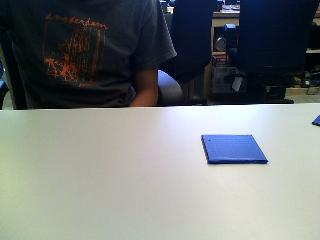
#> input picture python/vision/Implementation/BlueBlockOne.jpg, 320 x 240 px
$ python ContourTest.py
#> lines starting #> are read from the running program, lines starting #| are printed output that depends on the picture; after the words box and inside, x2 and y2 are one past the last pixel; in counts of white or black regions, pixels touching at a corner belong together
import cv2
import numpy as np
import time

def nothing(x):
	pass
def makeOdd(x):
	return(x + (x%2))


cv2.namedWindow('Frame',  cv2.WINDOW_NORMAL)
img = cv2.imread('./Implementation/BlueBlockOne.jpg')
#> img is the input picture: shape (240, 320, 3); mean B, G, R 120.7, 120.3, 115.8
cv2.createTrackbar('Th1','Frame',185,255,nothing)

cleanedImage = np.uint8( np.zeros(img.shape) )
cleanedImage = cv2.GaussianBlur(img, (21,21), sigmaX = 1, sigmaY = 1)

while(True):
	th1 = cv2.getTrackbarPos('Th1','Frame')
	finalImage = np.copy(img)

	flag,thresh = cv2.threshold(cleanedImage,th1,255,cv2.THRESH_BINARY)
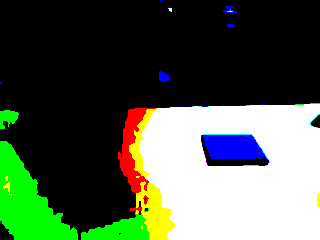
#> thresh: shape (240, 320, 3); mean B, G, R 72.6, 91.7, 77.8
#> flag = 185
	#I know that this is ridiculous.
	gray = cv2.cvtColor(thresh,cv2.COLOR_BGR2GRAY)
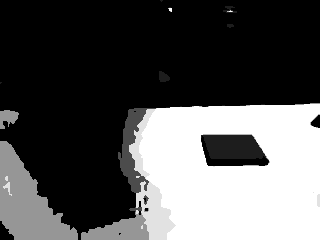
#> gray: shape (240, 320); min 0, max 255, mean 85.4
	cny = cv2.Canny(gray,600,200,apertureSize=5)
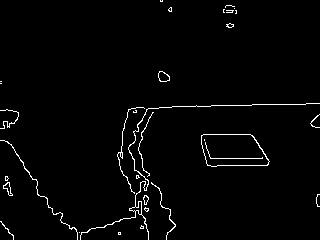
#> cny: shape (240, 320); 2.1% white in thin lines or dots
	cv2.imshow('cny',cny)
	contourArray, hierarchy = cv2.findContours(cny, cv2.RETR_TREE, cv2.CHAIN_APPROX_SIMPLE)
#> contourArray = 45 contours, 32 with area under 20; largest, box (x1, y1, x2, y2) and area: (201, 134, 270, 167) 1810, (201, 134, 270, 167) 1790, (80, 103, 320, 240) 112, (158, 71, 170, 82) 86, (158, 71, 170, 82) 80
	clist = []
	cv2.drawContours(finalImage,contourArray,-1,(0, 255, 0),thickness=-1)
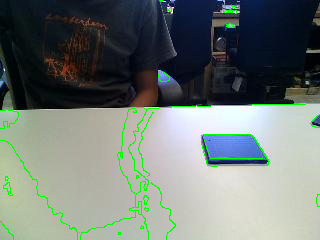
#> finalImage: shape (240, 320, 3); 2.07% of pixels changed, all inside (x1, y1, x2, y2) = (0, 0, 320, 240)
	#cv2.imshow('Gray', gray)
	#cv2.imshow('fin',finalImage)
	dispimg = cv2.pyrUp(cv2.pyrUp(finalImage))
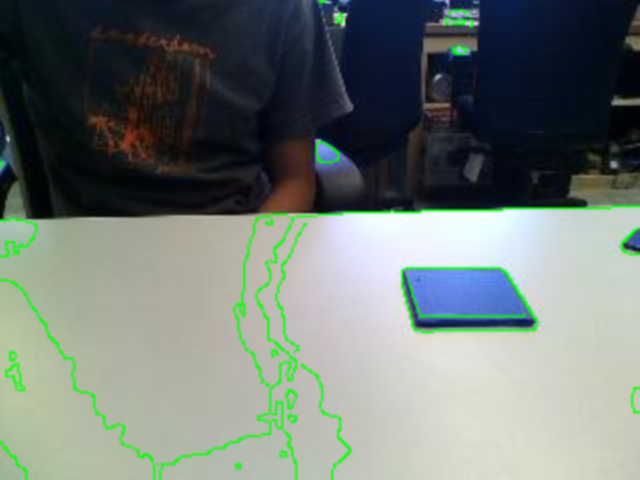
#> dispimg: shape (960, 1280, 3) (shown at 1/2 size); mean B, G, R 117.1, 122.1, 112.4
	maskSum = np.zeros(gray.shape, np.uint8)
	for ctr in contourArray:

		mask = np.zeros(gray.shape,np.uint8)
		np.add(maskSum,  mask,  maskSum)
		cv2.drawContours(mask,ctr,0,255,-1)
		mean = cv2.mean(img,mask=mask)
		M = cv2.moments(ctr)
		cx = 0
		cy = 0
		try:
			cx = int(M['m10']/M['m00'])
			cy = int(M['m01']/M['m00'])
		except:
			pass
		#print (cx, cy)


		cv2.putText(dispimg, str(mean),(cx*4, cy*4)	, cv2.FONT_HERSHEY_PLAIN, 0.8, (0,0,255), thickness=1)
#> this loop made 45 passes
#> (mean, cx, cy) on passes 4 to 15: ((180, 189, 186, 0), 141, 226), ((179, 188, 185, 0), 141, 227), ((152, 184, 167, 0), 6, 228), ((181, 186, 187, 0), 146, 209), ((177, 185, 184, 0), 146, 209), ((180, 185, 186, 0), 145, 199), ((180, 185, 186, 0), 145, 199), ((186, 203, 200, 0), 317, 200), ((186, 189, 194, 0), 167, 213), ((163, 199, 185, 0), 7, 188), ((164, 200, 186, 0), 7, 188), ((164, 200, 186, 0), 6, 178)
#> (ctr, mean, cx, cy) on passes 1, 2, 3, 23, 32, 33: ([[118, 232], [118, 234], [120, 234], [120, 232]], (176, 186, 180, 0), 119, 233), ([[118, 233], [119, 232], [120, 233], [119, 234]], (176, 186, 180, 0), 119, 233), ([[79, 232]], (171, 185, 179, 0), 0, 0), ([[204, 139], [204, 140]], (201, 117, 99, 0), 0, 0), ([[0, 83], [1, 83]], (205, 157, 109, 0), 0, 0), ([[0, 81], [1, 81]], (201, 154, 93, 0), 0, 0)
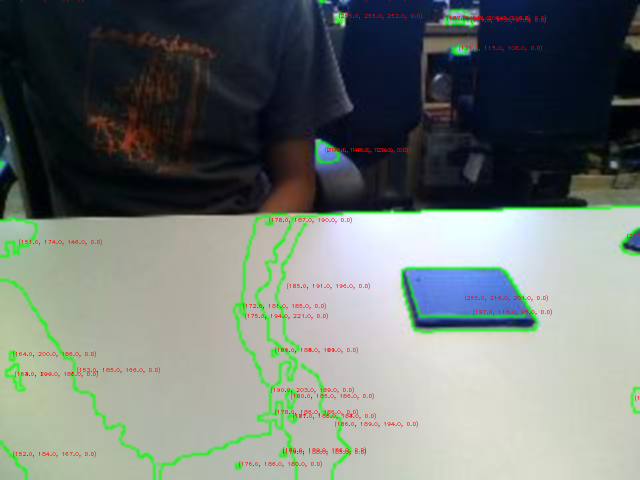
#> dispimg: shape (960, 1280, 3) (shown at 1/2 size); 0.63% of pixels changed, all inside (x1, y1, x2, y2) = (2, 0, 1280, 935)
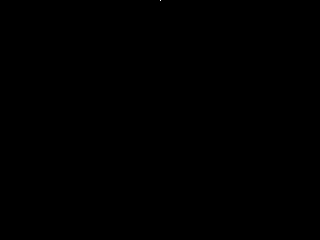
#> mask: shape (240, 320); 0% white in thin lines or dots, all inside (x1, y1, x2, y2) = (160, 0, 161, 1)
#> maskSum: shape (240, 320); every value is 0


# [18 lines of commented-out code are left out]

	dispimg
	#cv2.imshow('And', maskSum)
	cv2.imshow('Frame',dispimg)

	keyPress = cv2.waitKey(1) & 0xFF
#> (key q is pressed here)
	if (keyPress):
		if(keyPress == ord('q')):
			exit()
#> (the program exits here)

$ run again, with python/vision/Implementation/myalgo2101974.jpg copied over python/vision/Implementation/BlueBlockOne.jpg
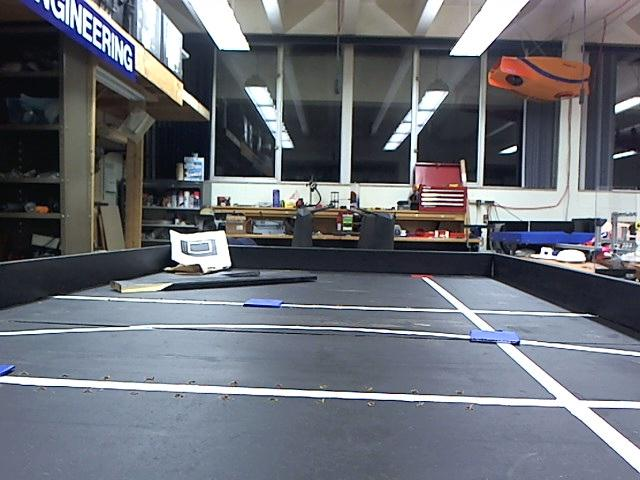
#> input picture python/vision/Implementation/myalgo2101974.jpg, 640 x 480 px
#> img is the input picture: shape (480, 640, 3); mean B, G, R 117.4, 109.6, 106.3
#> flag = 185
#> `cny = cv2.Canny(gray,600,200,apertureSize=5)`:
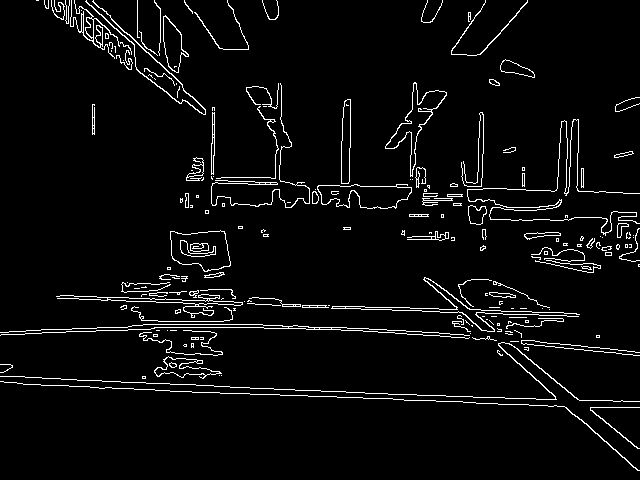
#> cny: shape (480, 640); 4.4% white in thin lines or dots
#> contourArray = 304 contours, 224 with area under 20; largest, box (x1, y1, x2, y2) and area: (170, 230, 231, 272) 1884, (170, 230, 231, 272) 1868, (317, 184, 412, 209) 1558, (317, 184, 412, 209) 1523, (385, 82, 447, 177) 1364
#> finalImage: shape (480, 640, 3); 4.37% of pixels changed, all inside (x1, y1, x2, y2) = (0, 0, 640, 471)
#> the loop `for ctr in contourArray: ` made 304 passes
#> (mean, cx, cy) on passes 1, 2, 4: ((155, 153, 153, 0), 613, 428), ((255, 255, 251, 0), 601, 438), ((180, 157, 142, 0), 143, 377)
#> after the loop `for ctr in contourArray:`:
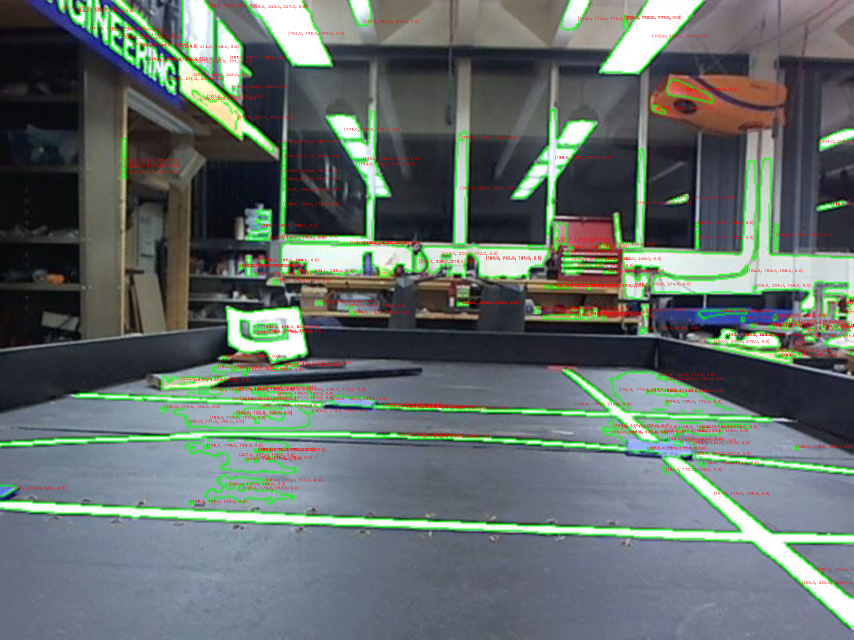
#> dispimg: shape (1920, 2560, 3) (shown at 1/3 size); mean B, G, R 107.5, 110.8, 100
